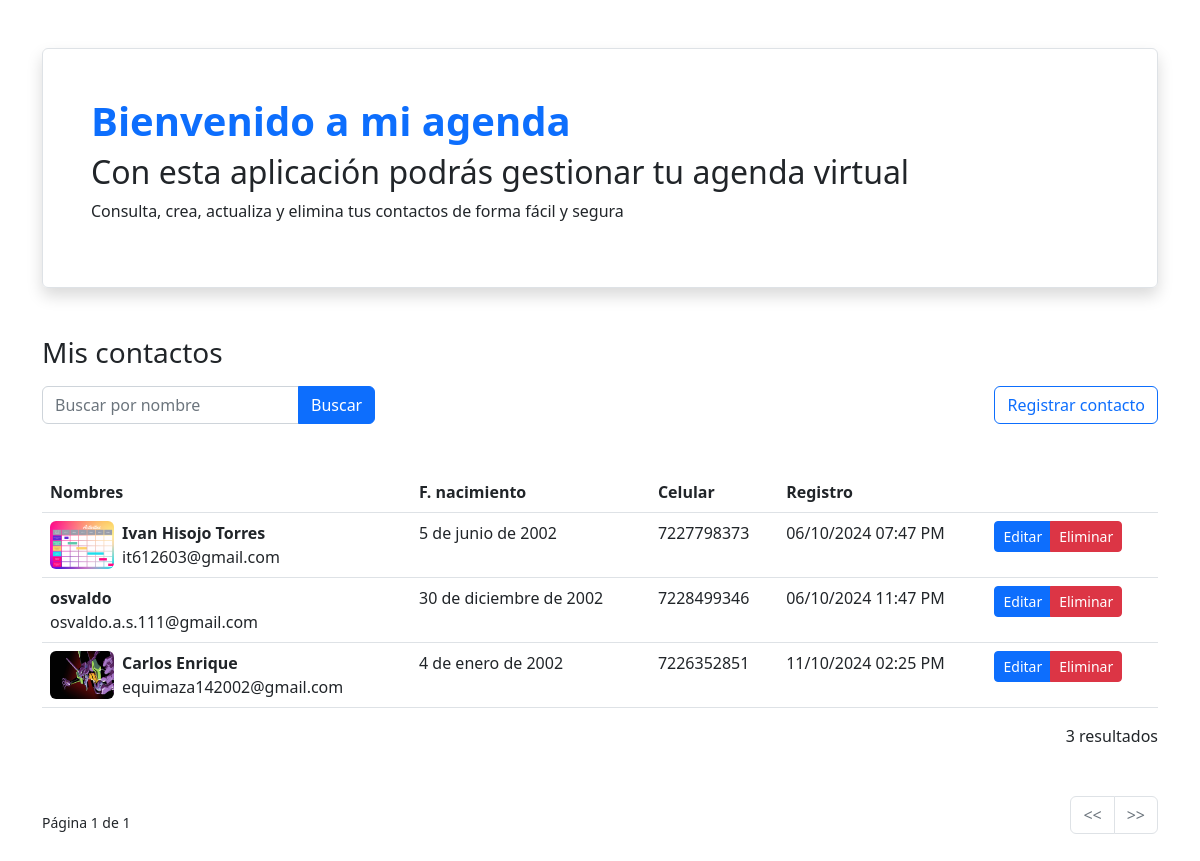
The page / on the database its author committed.
### contacts/models.py (models this page shows, shortened)
class Contact(models.Model):
    avatar= models.ImageField(upload_to='contact',null=True,blank=True)
    name = models.CharField(max_length=100,verbose_name='Nombre')
    email = models.EmailField(max_length=50,verbose_name='Correo')
    birth = models.DateField(null=True,blank=True,verbose_name='Cumpleaños')
    phone = models.CharField(max_length=15,null=True,blank=True,verbose_name='Número telefónico')
    created = models.DateTimeField(auto_now_add=True)

### contacts/views.py (the view)
# urls.py: path('', views.ContactListView.as_view(),name='contact_list'),
class ContactListView(generic.ListView):
    model = Contact
    paginate_by = 5
    def get_queryset(self) -> QuerySet[Any]:
        q = self.request.GET.get('q')
        if q:
            return Contact.objects.filter(name__icontains=q)
        return super().get_queryset()

### contacts/templates/contacts/contact_list.html (shortened to what this page needs)
{% extends 'contacts/base.html' %}
{% load static %}
{% block content %}
    <div class="mt-5">
        <h3>
            Mis contactos
        </h3>
        <div class="mt-3 d-flex justify-content-between">
            <form action="{% url 'contact_list' %}" method="GET" style="max-width: 450px;">
                <div class="input-group">
                    <input type="text" class="form-control" placeholder="Buscar por nombre" name="q" value="{{ request.GET.q }}">
                    <button class="btn btn-primary" type="submit">
                        Buscar
                    </button>
                </div>
            </form>
            <a href="{% url 'contact_new' %}" class="btn btn-outline-primary">
                Registrar contacto
            </a>
        </div>
    </div>
    <div class="table-responsive">
        <table class="mt-5 table table-hover">
            <thead>
                <tr>
                    <th>Nombres</th>
                    <th>F. nacimiento</th>
                    <th>Celular</th>
                    <th>Registro</th>
                    <th></th>
                </tr>
            </thead>
            <tbody>
                {% for contact in object_list %}
                <tr>
                    <td>
                        <div class="d-flex gap-2">
                            {% if contact.avatar %}
                            <img src="{{ contact.avatar.url }}" alt="" class="rounded" style="max-width: 64px;">
                            {% endif %}
                            <div>
                                <div class="fw-bold">{{ contact.name }}</div>
                                <div>{{ contact.email }}</div>
                            </div>
                        </div>
                    </td>
                    <td>{{ contact.birth|default:'-' }}</td>
                    <td>{{ contact.phone|default:'-' }}</td>
                    <td>{{ contact.created|date:'d/m/Y h:i A' }}</td>
                    <td>
                        <div class="btn-group btn-group-sm">
                            <a href="{% url 'contact_edit' contact.pk %}" class="btn btn-primary">Editar</a>
                            <a href="{% url 'contact_delete' contact.pk %}" class="btn btn-danger">Eliminar</a>
                        </div>
                    </td>
                </tr>
                {% endfor %}
            </tbody>
        </table>
    </div>
    <div class="text-end mb-5">
        {{ page_obj.paginator.count }} resultado{{ page_obj.paginator.count|pluralize }}
    </div>
    <div class="d-flex justify-content-between align-items-center">
        <small class="d-none d-sm-inline-block text-body">
            Página {{ page_obj.number }} de {{ page_obj.paginator.num_pages }}
        </small>
        <nav aria-label="Page navigation">
            <ul class="pagination justify-content-center">
                {% if page_obj.has_previous %}
                <li class="page-item">
                    <a class="page-link" href="{% url 'contact_list' %}?page={{ page_obj.previous_page_number }}" aria-label="Anterior">
                        <span aria-hidden="true"><<</span>
                    </a>
                </li>
                {% else %}
                <li class="page-item disabled">
                    <a class="page-link" href="#" aria-label="Anterior">
                        <span aria-hidden="true"><<</span>
                    </a>
                </li>
                {% endif %}
                {% if page_obj.has_next %}
                <li class="page-item">
                    <a class="page-link" href="{% url 'contact_list' %}?page={{ page_obj.next_page_number }}" aria-label="Siguiente">
                        <span aria-hidden="true">>></span>
                    </a>
                </li>
                {% else %}
                <li class="page-item disabled">
                    <a class="page-link" href="#" aria-label="Siguiente">
                        <span aria-hidden="true">>></span>
                    </a>
                </li>
                {% endif %}
            </ul>
        </nav>
    </div>
    {% endblock content %}

### contacts/templates/contacts/base.html (shortened to what this page needs)
{% load static %}
<!DOCTYPE html>
<html lang="es">
<head>
    <link rel="stylesheet" href="{% static 'bootstrap/css/bootstrap.min.css' %}">
</head>
<body class="container py-5">
    <div class="p-5 border border-1 shadow rounded">
        <h1 class="fw-bold text-primary">Bienvenido a mi agenda</h1>
        <h2>Con esta aplicación podrás gestionar tu agenda virtual</h2>
        <p>
            Consulta, crea, actualiza y elimina tus contactos de forma fácil y segura
        </p>
    </div>
    {% block content %}
    {% endblock %}
</body>
</html>

### rows shown on the page
Contact: avatar (picture), name "Ivan Hisojo Torres", email "it612603@gmail.com", birth "5 de junio de 2002", phone "7227798373", created "06/10/2024 07:47 PM"
Contact: name "osvaldo", email "osvaldo.a.s.111@gmail.com", birth "30 de diciembre de 2002", phone "7228499346", created "06/10/2024 11:47 PM"
Contact: avatar (picture), name "Carlos Enrique", email "equimaza142002@gmail.com", birth "4 de enero de 2002", phone "7226352851", created "11/10/2024 02:25 PM"

### other values the page prints
{{ page_obj.paginator.count }} "3"
{{ page_obj.number }} "1"
{{ page_obj.paginator.num_pages }} "1"
